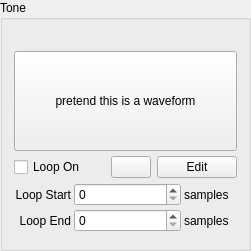
  <widget class="QGroupBox" name="groupTone">
   <property name="geometry">
    <rect>
     <x>270</x>
     <y>10</y>
     <width>251</width>
     <height>251</height>
    </rect>
   </property>
   <property name="title">
    <string>Tone</string>
   </property>
   <layout class="QVBoxLayout" name="verticalLayout_3">
    <property name="spacing">
     <number>3</number>
    </property>
    <item>
     <widget class="QLabel" name="lblToneInfo">
      <property name="sizePolicy">
       <sizepolicy hsizetype="Preferred" vsizetype="Maximum">
        <horstretch>0</horstretch>
        <verstretch>0</verstretch>
       </sizepolicy>
      </property>
      <property name="font">
       <font>
        <pointsize>8</pointsize>
       </font>
      </property>
      <property name="text">
       <string/>
      </property>
      <property name="textInteractionFlags">
       <set>Qt::TextInteractionFlag::LinksAccessibleByMouse|Qt::TextInteractionFlag::TextSelectableByMouse</set>
      </property>
     </widget>
    </item>
    <item>
     <widget class="QPushButton" name="placeholderWaveform">
      <property name="minimumSize">
       <size>
        <width>0</width>
        <height>100</height>
       </size>
      </property>
      <property name="text">
       <string>pretend this is a waveform</string>
      </property>
     </widget>
    </item>
    <item>
     <widget class="QWidget" name="iHateThis" native="true">
      <property name="sizePolicy">
       <sizepolicy hsizetype="Preferred" vsizetype="Maximum">
        <horstretch>0</horstretch>
        <verstretch>0</verstretch>
       </sizepolicy>
      </property>
      <layout class="QHBoxLayout" name="horizontalLayout">
       <property name="leftMargin">
        <number>0</number>
       </property>
       <property name="topMargin">
        <number>0</number>
       </property>
       <property name="rightMargin">
        <number>0</number>
       </property>
       <property name="bottomMargin">
        <number>0</number>
       </property>
       <item>
        <widget class="QCheckBox" name="checkLoopOn">
         <property name="text">
          <string>Loop On</string>
         </property>
        </widget>
       </item>
       <item>
        <spacer name="horizontalSpacer">
         <property name="orientation">
          <enum>Qt::Orientation::Horizontal</enum>
         </property>
         <property name="sizeHint" stdset="0">
          <size>
           <width>40</width>
           <height>20</height>
          </size>
         </property>
        </spacer>
       </item>
       <item>
        <widget class="QPushButton" name="btnTonePlay">
         <property name="sizePolicy">
          <sizepolicy hsizetype="Minimum" vsizetype="Minimum">
           <horstretch>0</horstretch>
           <verstretch>0</verstretch>
          </sizepolicy>
         </property>
         <property name="text">
          <string/>
         </property>
         <property name="icon">
          <iconset theme="media-playback-start"/>
         </property>
        </widget>
       </item>
       <item>
        <widget class="QPushButton" name="btnToneEdit">
         <property name="sizePolicy">
          <sizepolicy hsizetype="Minimum" vsizetype="Minimum">
           <horstretch>0</horstretch>
           <verstretch>0</verstretch>
          </sizepolicy>
         </property>
         <property name="text">
          <string>Edit</string>
         </property>
        </widget>
       </item>
      </layout>
     </widget>
    </item>
    <item>
     <layout class="QGridLayout" name="gridLayout_6">
      <property name="verticalSpacing">
       <number>3</number>
      </property>
      <item row="0" column="0">
       <widget class="QLabel" name="lblLoopStart">
        <property name="text">
         <string>Loop Start</string>
        </property>
        <property name="alignment">
         <set>Qt::AlignmentFlag::AlignRight|Qt::AlignmentFlag::AlignTrailing|Qt::AlignmentFlag::AlignVCenter</set>
        </property>
        <property name="buddy">
         <cstring>spinLoopStart</cstring>
        </property>
       </widget>
      </item>
      <item row="0" column="1" colspan="2">
       <widget class="QSpinBox" name="spinLoopStart">
        <property name="maximum">
         <number>65535</number>
        </property>
       </widget>
      </item>
      <item row="0" column="3">
       <widget class="QLabel" name="label_4">
        <property name="text">
         <string>samples</string>
        </property>
       </widget>
      </item>
      <item row="1" column="0">
       <widget class="QLabel" name="lblLoopEnd">
        <property name="text">
         <string>Loop End</string>
        </property>
        <property name="alignment">
         <set>Qt::AlignmentFlag::AlignRight|Qt::AlignmentFlag::AlignTrailing|Qt::AlignmentFlag::AlignVCenter</set>
        </property>
        <property name="buddy">
         <cstring>spinLoopEnd</cstring>
        </property>
       </widget>
      </item>
      <item row="1" column="1" colspan="2">
       <widget class="QSpinBox" name="spinLoopEnd">
        <property name="maximum">
         <number>65535</number>
        </property>
       </widget>
      </item>
      <item row="1" column="3">
       <widget class="QLabel" name="label_6">
        <property name="text">
         <string>samples</string>
        </property>
       </widget>
      </item>
     </layout>
    </item>
   </layout>
  </widget>
